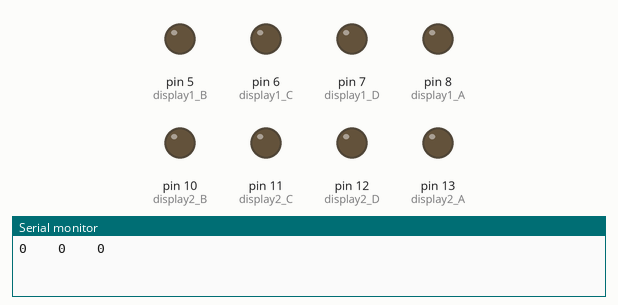
Recording of a sketch running on a simulated Arduino Uno, built with avr-gcc and run on an emulated ATmega328P. Shown: output pins drawn as LEDs (lit = HIGH), the last lines printed to the serial monitor.

Above: at 0.1 s.
At 4.1 s:
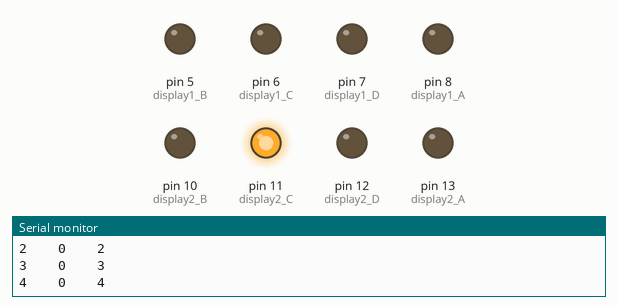
At 9.1 s:
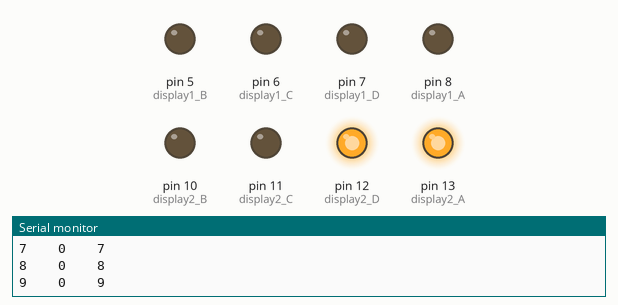
At 19.1 s:
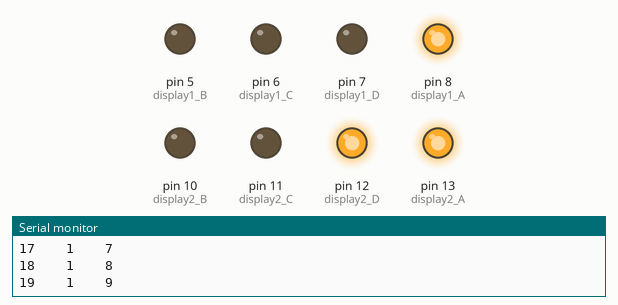
At 29.1 s:
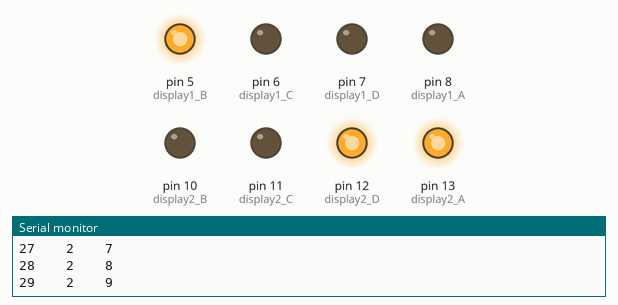
At 39.1 s:
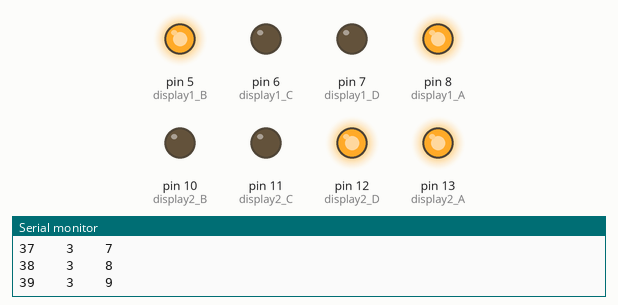
Timing chart, 0 to 40.0 s (numbered marks = the images above):
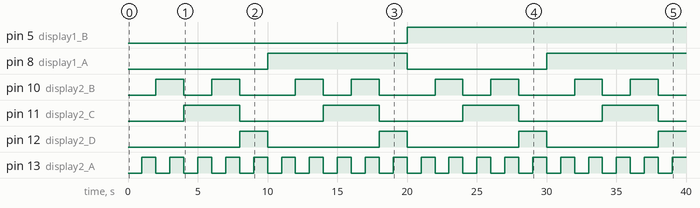

The sketch:

Test_counter.ino
```cpp
int period = 1000; // ms
int cont = 0;

const int display1_A =  8;
const int display1_B =  5;
const int display1_C =  6;
const int display1_D =  7;
const int display2_A =  13;
const int display2_B =  10;
const int display2_C =  11;
const int display2_D =  12;

void setup() {
  pinMode(display1_A, OUTPUT);
  pinMode(display1_B, OUTPUT);
  pinMode(display1_C, OUTPUT);
  pinMode(display1_D, OUTPUT);
  pinMode(display2_A, OUTPUT);
  pinMode(display2_B, OUTPUT);
  pinMode(display2_C, OUTPUT);
  pinMode(display2_D, OUTPUT);

  Serial.begin(9600);
}

void loop() {
  if(cont >= 100)
    cont = 0;

  Serial.print(cont);

  display_T(int(cont));

  cont += 1;
  delay(period);
}

void display_T(int temp) {
  int decenas = 0, unidades = 0;
  int aux = 0;

  Serial.print("    ");
  decenas = temp / 10;
  Serial.print(decenas);
  Serial.print("    ");
  unidades = temp - decenas * 10;
  Serial.println(unidades);

  if(decenas - 8 >= 0)
  {
    digitalWrite(display1_D, HIGH);
    aux = decenas - 8;
  }
  else
  {
    digitalWrite(display1_D, LOW);
    aux = decenas;
  }

  if(aux - 4 >= 0)
  {
    digitalWrite(display1_C, HIGH);
    aux = aux - 4;
  }
  else
    digitalWrite(display1_C, LOW);

  if(aux - 2 >= 0)
  {
    digitalWrite(display1_B, HIGH);
    aux = aux - 2;
  }
  else
    digitalWrite(display1_B, LOW);

  if(aux - 1 >= 0)
  {
    digitalWrite(display1_A, HIGH);
    aux = aux - 1;
  }
  else
    digitalWrite(display1_A, LOW);

  if(unidades - 8 >= 0)
  {
    digitalWrite(display2_D, HIGH);
    aux = unidades - 8;
  }
  else
  {
    digitalWrite(display2_D, LOW);
    aux = unidades;
  }

  if(aux - 4 >= 0)
  {
    digitalWrite(display2_C, HIGH);
    aux = aux - 4;
  }
  else
    digitalWrite(display2_C, LOW);

  if(aux - 2 >= 0)
  {
    digitalWrite(display2_B, HIGH);
    aux = aux - 2;
  }
  else
    digitalWrite(display2_B, LOW);

  if(aux - 1 >= 0)
  {
    digitalWrite(display2_A, HIGH);
    aux = aux - 1;
  }
  else
    digitalWrite(display2_A, LOW);
}
```

Measured:
- by itself, pin 5 (display1_B): LOW → HIGH at 20.0 s
- by itself, pin 8 (display1_A): LOW → HIGH at 10.0 s, → LOW 10.0 s later, → HIGH 10.0 s later
- by itself, pin 10 (display2_B): repeats every 10.0 s: LOW 2.0 s, HIGH 2.0 s, LOW 4.0 s, HIGH 2.0 s
- by itself, pin 11 (display2_C): alternates HIGH for 4.0 s and LOW for 6.0 s
- by itself, pin 12 (display2_D): alternates HIGH for 2.0 s and LOW for 8.0 s
- by itself, pin 13 (display2_A): alternates HIGH for 1.0 s and LOW for 1.0 s
